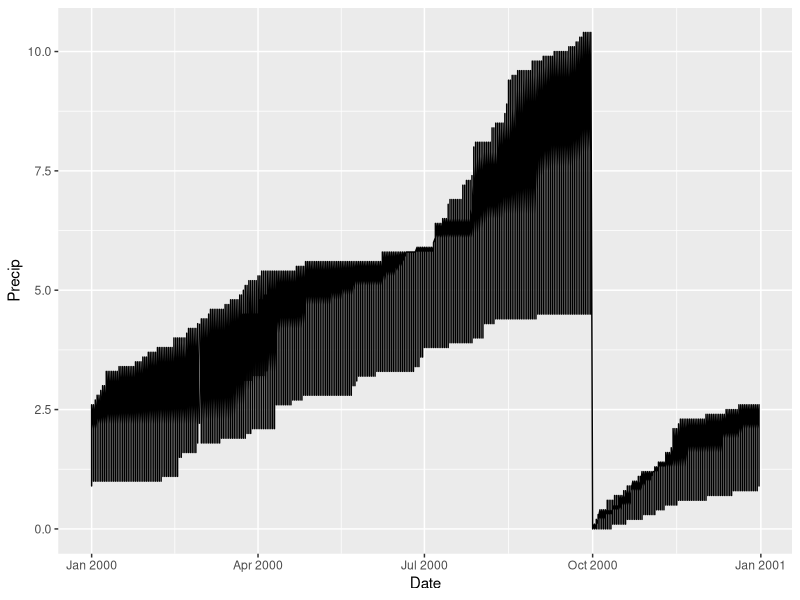
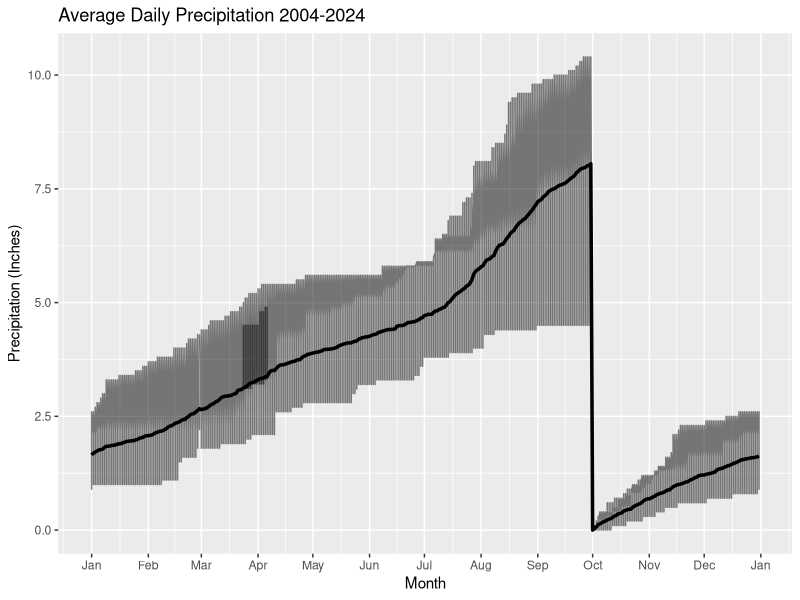

Write the R code that produced these figures, in order.
## ---- chunk 1

library(tidyr)
library(ggplot2)
library(readr)
library(dplyr)
library(tidyverse)
library(lubridate)

df1 <- read_delim("_book/dailyPrecip.csv", delim = "|")

data <- df1

data <- data %>%
  rename(Year = "Water Year")

data_long <- data %>%
  pivot_longer(cols = -c(Year, Day),
               names_to = "Month",
               values_to = "Precip")

month_order <- c("Jan", "Feb", "Mar", "Apr", "May", "Jun", "Jul", "Aug", "Sep", "Oct", "Nov", "Dec")

data_long <- data_long %>%
  mutate(
    Month = factor(Month, levels = month_order, ordered = TRUE),
    Date = as.Date(paste("2000", Month, Day, sep = "-"), format = "%Y-%b-%d")
  )

ggplot(data_long, aes(x = Date, y = Precip)) +
  geom_line()


# Calculate the average temperature for each day across all years
avg_precip <- data_long %>%
  group_by(Date) %>%
  summarise(Avgprecip = mean(Precip, na.rm = TRUE))

# Create the combined line graph
ggplot() +
  # Individual year lines
  geom_line(data = data_long, 
            aes(x = Date, y = Precip), 
            alpha = 0.5) +
  # Average temperature line
  geom_line(data = avg_precip, 
            aes(x = Date, y = Avgprecip),
            color = "black", size = 1.2) +
  scale_x_date(date_labels = "%b", date_breaks = "1 month") +
  scale_color_viridis_d(option = "plasma") +  # Color-blind friendly palette
  labs(title = "Average Daily Precipitation 2004-2024",
       x = "Month",
       y = "Precipitation (Inches)")
       color = "Water Year"

